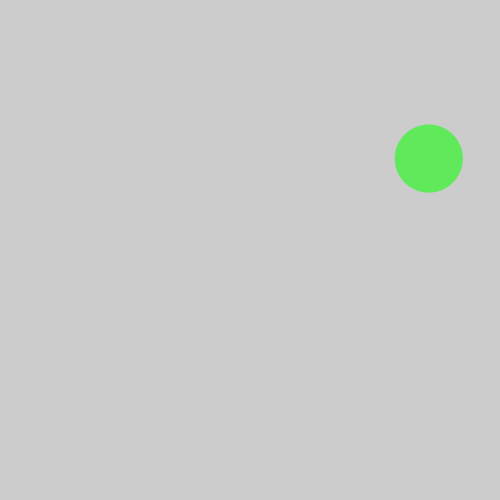
Frame 1 (no input)
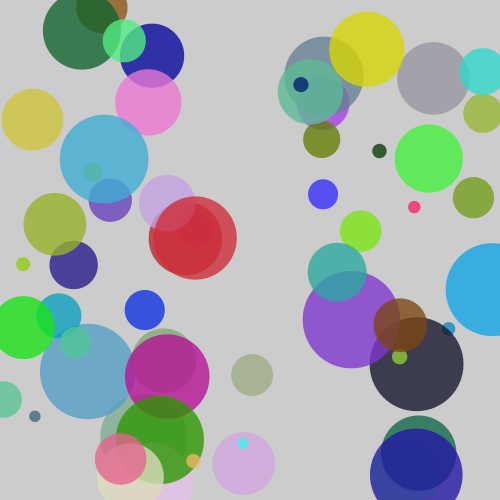
Frame 60 (the mouse pressed at the canvas centre just before this capture)
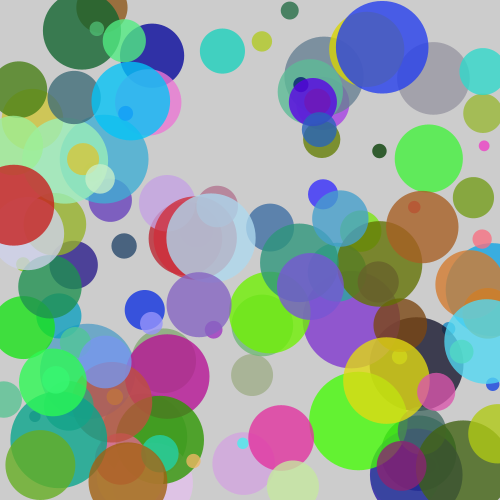
Frame 120 (the mouse held since frame 60 and released just before this capture)

The Processing sketch that drew these frames (run headless with seeded random() and noise(); from frame 60 on, the mouse is pressed at the canvas centre):

// Processing sketch: Example_from_class3_
// ── Example_from_class3_.pde
void setup () {
  size(500,500);
}

void draw () {
  float myRandom = random(10,100);
  fill(random(0,255),random(0,255),random(0,255),200);
  noStroke();
  ellipse(random(0,width),random(0,height),myRandom,myRandom);
  
  
}
